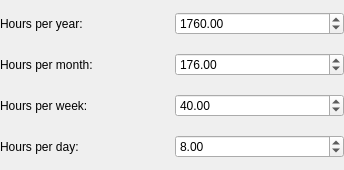
<?xml version="1.0" encoding="UTF-8"?>
<ui version="4.0">
 <author>Dag Andersen </author>
 <class>KPlato::StandardWorktimeDialogBase</class>
 <widget class="QWidget" name="KPlato::StandardWorktimeDialogBase">
  <property name="geometry">
   <rect>
    <x>0</x>
    <y>0</y>
    <width>344</width>
    <height>170</height>
   </rect>
  </property>
  <property name="whatsThis">
   <string>These values are used if your estimate is not in hours.
Let us say Hours per day is 8. If you estimate that a task needs 3 days effort to complete, this is converted to 24 hours when the task is scheduled. The actual time it will take to complete is of course dependent on the availaiblity of the person (or persons) that is assigned to the task.</string>
  </property>
  <layout class="QGridLayout">
   <property name="margin">
    <number>0</number>
   </property>
   <item row="0" column="0">
    <widget class="QLabel" name="textLabel1">
     <property name="text">
      <string>Hours per year:</string>
     </property>
     <property name="wordWrap">
      <bool>false</bool>
     </property>
     <property name="buddy">
      <cstring>year</cstring>
     </property>
    </widget>
   </item>
   <item row="0" column="1">
    <widget class="QDoubleSpinBox" name="year">
     <property name="minimum">
      <double>1.000000000000000</double>
     </property>
     <property name="maximum">
      <double>8784.000000000000000</double>
     </property>
     <property name="value">
      <double>1760.000000000000000</double>
     </property>
    </widget>
   </item>
   <item row="1" column="0">
    <widget class="QLabel" name="textLabel2">
     <property name="text">
      <string>Hours per month:</string>
     </property>
     <property name="wordWrap">
      <bool>false</bool>
     </property>
     <property name="buddy">
      <cstring>month</cstring>
     </property>
    </widget>
   </item>
   <item row="1" column="1">
    <widget class="QDoubleSpinBox" name="month">
     <property name="minimum">
      <double>1.000000000000000</double>
     </property>
     <property name="maximum">
      <double>744.000000000000000</double>
     </property>
     <property name="singleStep">
      <double>1.000000000000000</double>
     </property>
     <property name="value">
      <double>176.000000000000000</double>
     </property>
    </widget>
   </item>
   <item row="2" column="0">
    <widget class="QLabel" name="textLabe3">
     <property name="text">
      <string>Hours per week:</string>
     </property>
     <property name="wordWrap">
      <bool>false</bool>
     </property>
     <property name="buddy">
      <cstring>week</cstring>
     </property>
    </widget>
   </item>
   <item row="2" column="1">
    <widget class="QDoubleSpinBox" name="week">
     <property name="minimum">
      <double>1.000000000000000</double>
     </property>
     <property name="maximum">
      <double>168.000000000000000</double>
     </property>
     <property name="value">
      <double>40.000000000000000</double>
     </property>
    </widget>
   </item>
   <item row="3" column="0">
    <widget class="QLabel" name="textLabel4">
     <property name="whatsThis">
      <string>These values are used when you estimate the effort needed to complete a task.</string>
     </property>
     <property name="text">
      <string>Hours per day:</string>
     </property>
     <property name="wordWrap">
      <bool>false</bool>
     </property>
     <property name="buddy">
      <cstring>day</cstring>
     </property>
    </widget>
   </item>
   <item row="3" column="1">
    <widget class="QDoubleSpinBox" name="day">
     <property name="minimum">
      <double>1.000000000000000</double>
     </property>
     <property name="maximum">
      <double>24.000000000000000</double>
     </property>
     <property name="value">
      <double>8.000000000000000</double>
     </property>
    </widget>
   </item>
  </layout>
 </widget>
 <layoutdefault spacing="6" margin="11"/>
 <resources/>
 <connections/>
</ui>
